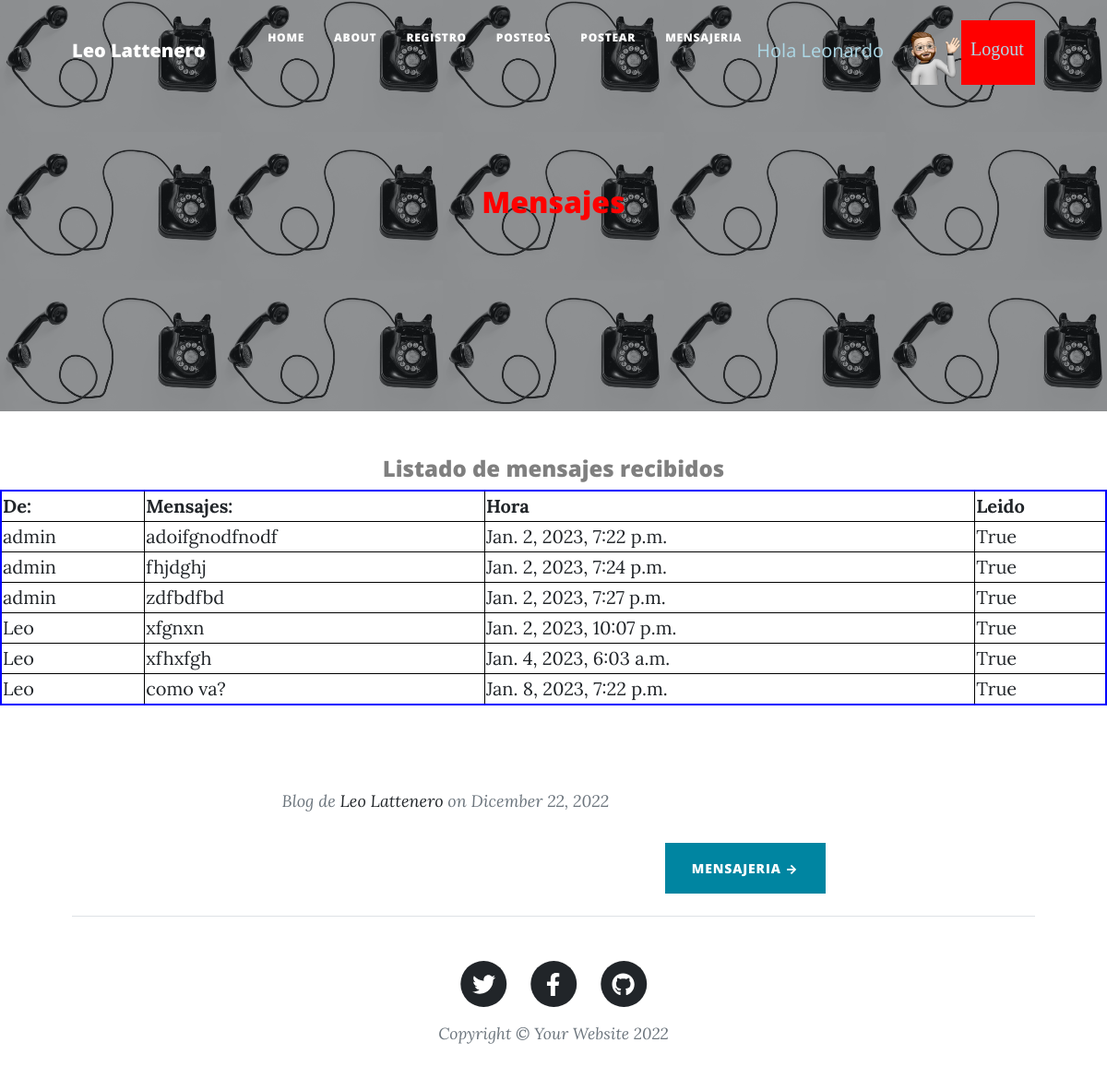
The page /chat/MensajeRecibido (signed in) on the database its author committed.
### Chat/models.py (models this page shows)
class Mensaje(models.Model):
    enviar = models.ForeignKey(User, on_delete=models.CASCADE, related_name='sender')
    recibir = models.ForeignKey(User, on_delete=models.CASCADE, related_name='receiver')
    mensaje = models.TextField(max_length=5000)
    hora = models.DateTimeField(auto_now_add=True)
    leido = models.BooleanField(default=False)
    def __str__(self):
        return  str(self.leido) + " "+ self.mensaje + " "+ str(self.hora)

### Chat/views.py (the view)
# urls.py: path("MensajeRecibido", MensajeRecibido , name = "MensajeRecibido"),
def MensajeRecibido(request):
    usuario = request.user
    herram = Mensaje.objects.filter(recibir = usuario)
    for mensaje in herram:
        mensaje.leido = True
        mensaje.save()
    print(herram)
    return render(request, "MensajeRecibido.html", {"mensajes": herram, "imagen": obtenerAvatar(request)})

### AppLogin/views.py (called while the page is built)
def obtenerAvatar(request):
    if request.user.is_authenticated:
        lista=Avatar.objects.filter(user=request.user)
        if len(lista)!=0:
            imagen=lista[0].imagen.url
        else:
            imagen="/media/avatares/avatarpordefecto.jpg"
        return imagen

### Chat/templates/MensajeRecibido.html (shortened to what this page needs)
{% extends "inicioChat.html" %}
{% load static %}
{% block titulo %}
<h2 style="color:red" >Mensajes </h2>
{% endblock %}
{% block contenido_que_cambia %}
<h4 class="text-black-50" style="text-align: center;">Listado de mensajes recibidos</h4>
<table width="100%" style="border: 2px solid blue;">
    <tr>
        <th>De:      </th>
        <th>Mensajes:   </th>
        <th>Hora        </th>
        <th>Leido       </th>
    </tr>
    {% for indice in mensajes %}
    <tr>
        <td>{{ indice.enviar }}</td>
        <td style="text-align: left;">{{ indice.mensaje }}</td>
        <td>{{ indice.hora }}</td>
        <td>{{ indice.leido }}</td>
    </tr>
    {% endfor %}
</table>
<br>
<br>
{% endblock %}

### Chat/templates/inicioChat.html (shortened to what this page needs)
<!DOCTYPE html>
<html lang="en">
    <head>
        {% load static %}
        <link href="{% static 'css/styles.css' %}" rel="stylesheet" />
    </head>
    <body>
        <nav class="navbar navbar-expand-lg navbar-light" id="mainNav">
            <div class="container px-4 px-lg-5">
                <a class="navbar-brand" href="{% url 'about' %}">Leo Lattenero </a>
                <div class="collapse navbar-collapse" id="navbarResponsive">
                    <ul class="navbar-nav ms-auto py-4 py-lg-0">
                        <li class="nav-item"><a class="nav-link px-lg-3 py-3 py-lg-4" href="{% url 'inicioRut' %}">Home</a></li>
                        <li class="nav-item"><a class="nav-link px-lg-3 py-3 py-lg-4" href="{% url 'about' %}">About</a></li>
                        <li class="nav-item"><a class="nav-link px-lg-3 py-3 py-lg-4" href="{% url 'register' %}">Registro</a></li>
                        {% if user.is_authenticated %}
                        <li class="nav-item"><a class="nav-link px-lg-3 py-3 py-lg-4" href="{% url 'posteos' %}">Posteos</a></li>
                        <li class="nav-item"><a class="nav-link px-lg-3 py-3 py-lg-4" href="{% url 'posteoForm' %}">Postear</a></li>
                        <li class="nav-item"><a class="nav-link px-lg-3 py-3 py-lg-4" href="{% url 'mensajeFormulario' %}">Mensajeria</a></li>
                        <p style="color: lightblue"> Hola   {{ user.username }}</p>
                        <img src="{{ imagen }}" class="img" alt="">
                        <a class="bot2" href="{% url 'logout' %}">Logout</a>
                        {% else %}
                        <a class="bot" href="{% url 'login' %}">Login</a>
                        {% endif %}
                    </ul>
                </div>
            </div>
        </nav>
        <header class="masthead" style="background-size:20% 36% ;background-repeat: repeat;  background-image: url('../static/assets/img/contact-bg.jpg')">
            <div class="container position-relative px-4 px-lg-5">
                <div class="row gx-4 gx-lg-5 justify-content-center">
                    <div class="col-md-10 col-lg-8 col-xl-7">
                        <div class="site-heading">
                            {% block titulo %}
                            {% endblock %}
                        </div>
                    </div>
                </div>
            </div>
        </header>
        {% block contenido_que_cambia %}
        {% endblock %}
        <div class="container px-4 px-lg-5">
            <div class="row gx-4 gx-lg-5 justify-content-center">
                <div class="col-md-10 col-lg-8 col-xl-7">
                    <div class="post-preview">
                        <p class="post-meta">
                            Blog de
                            <a href="{% url 'about' %}">Leo Lattenero </a>
                            on Dicember 22, 2022
                        </p>
                    <div class="d-flex justify-content-end mb-4"><a class="btn btn-primary text-uppercase" href="{% url 'mensajeFormulario' %}"> Mensajeria →</a></div>
                </div>
            </div>
        </div>
        <footer class="border-top">
            <div class="container px-4 px-lg-5">
                <div class="row gx-4 gx-lg-5 justify-content-center">
                    <div class="col-md-10 col-lg-8 col-xl-7">
                        <ul class="list-inline text-center">
                            <li class="list-inline-item">
                                <a href="https://twitter.com/LeonardoLatten1" target="_blank">
                                    <span class="fa-stack fa-lg">
                                        <i class="fas fa-circle fa-stack-2x"></i>
                                        <i class="fab fa-twitter fa-stack-1x fa-inverse"></i>
                                    </span>
                                </a>
                            </li>
                            <li class="list-inline-item">
                                <a href="https://www.facebook.com/leonardo.lattenero" target="_blank">
                                    <span class="fa-stack fa-lg">
                                        <i class="fas fa-circle fa-stack-2x"></i>
                                        <i class="fab fa-facebook-f fa-stack-1x fa-inverse" ></i>
                                    </span>
                                </a>
                            </li>
                            <li class="list-inline-item">
                                <a href="https://github.com/LeoLatt" target="_blank">
                                    <span class="fa-stack fa-lg">
                                        <i class="fas fa-circle fa-stack-2x"></i>
                                        <i class="fab fa-github fa-stack-1x fa-inverse"></i>
                                    </span>
                                </a>
                            </li>
                        </ul>
                        <div class="small text-center text-muted fst-italic">Copyright &copy; Your Website 2022</div>
                    </div>
                </div>
            </div>
        </footer>
    </body>
</html>

### Chat/templates/inicioChat.html (style rules this page uses)
.img { margin-top: 14px; margin-left: 14px; width: 70px; height: 70px; }
.bot2 { display: inline-block; margin-top: 14px; background-color: red; font-family:'Times New Roman', Times, serif; width: 80px; height: 70px; padding: 16px 10px; color:lightblue; }

### Chat/templates/MensajeRecibido.html (style rules this page uses)
th, td { border: 1px solid black; }

### rows shown on the page
Mensaje: enviar "admin", mensaje "adoifgnodfnodf", hora "Jan. 2, 2023, 7:22 p.m.", leido "True"
Mensaje: enviar "admin", mensaje "fhjdghj", hora "Jan. 2, 2023, 7:24 p.m.", leido "True"
Mensaje: enviar "admin", mensaje "zdfbdfbd", hora "Jan. 2, 2023, 7:27 p.m.", leido "True"
Mensaje: enviar "Leo", mensaje "xfgnxn", hora "Jan. 2, 2023, 10:07 p.m.", leido "True"
Mensaje: enviar "Leo", mensaje "xfhxfgh", hora "Jan. 4, 2023, 6:03 a.m.", leido "True"
Mensaje: enviar "Leo", mensaje "como va?", hora "Jan. 8, 2023, 7:22 p.m.", leido "True"

### other values the page prints
{{ user.username }} "Leonardo"
